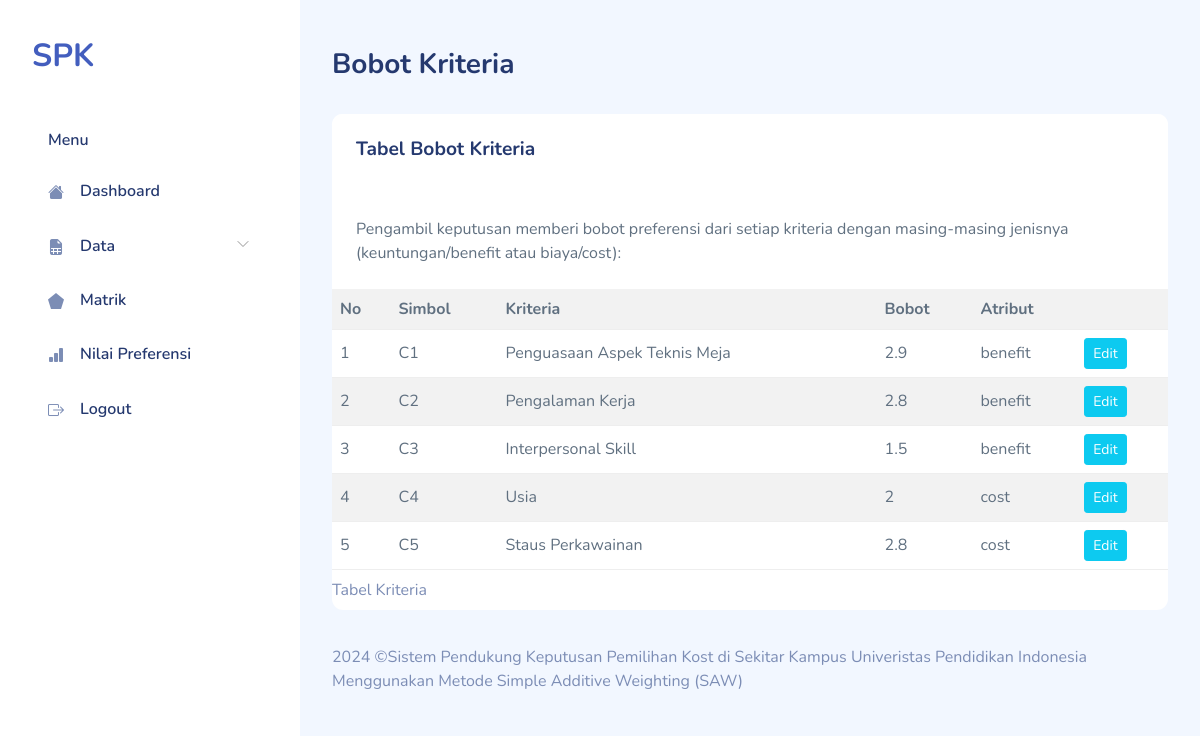
The page /bobot.php (signed in) on the database as committed earlier.
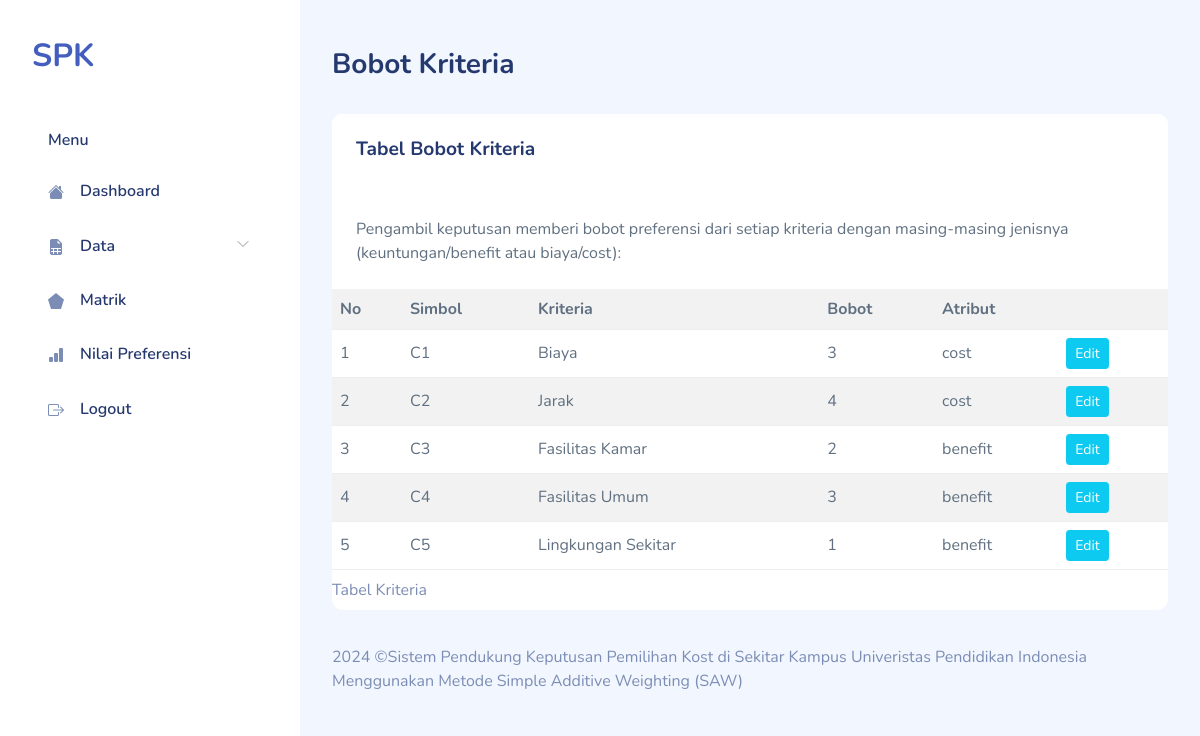
The same page on the database as committed later.
### tables this page shows
CREATE TABLE `saw_criterias` (
  `id_criteria` tinyint(3) UNSIGNED NOT NULL,
  `criteria` varchar(100) NOT NULL,
  `weight` float NOT NULL,
  `attribute` set('benefit','cost') DEFAULT NULL
);

### bobot.php (the view, shortened to what this page needs)
<!DOCTYPE html>
<html lang="en">
  <?php
require "layout/head.php";
require "include/conn.php";
?>
  <body>
    <div id="app">
      <?php require "layout/sidebar.php";?>
      <div id="main">
        <div class="page-heading">
          <h3>Bobot Kriteria</h3>
        </div>
        <div class="page-content">
          <section class="row">
            <div class="col-12">
              <div class="card">
                <div class="card-header">
                  <h4 class="card-title">Tabel Bobot Kriteria</h4>
                </div>
                <div class="card-content">
                  <div class="card-body">
                    <p class="card-text">Pengambil keputusan memberi bobot preferensi dari setiap kriteria dengan
                      masing-masing jenisnya (keuntungan/benefit atau biaya/cost):</p>
                  </div>
                  <div class="table-responsive">
                    <table class="table table-striped mb-0">
                    <caption>
    Tabel Kriteria
  </caption>
  <tr>
    <th>No</th>
    <th>Simbol</th>
    <th>Kriteria</th>
    <th>Bobot</th>
    <th colspan="2">Atribut</th>
  </tr>
  <?php
$sql = 'SELECT id_criteria,criteria,weight,attribute FROM saw_criterias';
$result = $db->query($sql);
$i = 0;
while ($row = $result->fetch_object()) {
    echo "<tr>
        <td class='right'>" . (++$i) . "</td>
        <td class='center'>C{$i}</td>
        <td>{$row->criteria}</td>
        <td>{$row->weight}</td>
        <td>{$row->attribute}</td>
        <td>
            <a href='bobot-edit.php?id={$row->id_criteria}' class='btn btn-info btn-sm'>Edit</a>
            </td>
      </tr>\n";
}
?>
                    </table>
                  </div>
                </div>
              </div>
            </div>
          </section>
        </div>
        <?php require "layout/footer.php";?>
      </div>
    </div>
  </body>
</html>

Rows that differ between the two databases and show on the page:
removed saw_criterias: criteria "Penguasaan Aspek Teknis Meja", weight "2.9", attribute "benefit"
removed saw_criterias: criteria "Pengalaman Kerja", weight "2.8", attribute "benefit"
removed saw_criterias: criteria "Usia", weight "2", attribute "cost"
removed saw_criterias: criteria "Staus Perkawainan", weight "2.8", attribute "cost"
added saw_criterias: criteria "Biaya", weight "3", attribute "cost"
added saw_criterias: criteria "Jarak", weight "4", attribute "cost"
changed saw_criterias: criteria "Interpersonal Skill" → "Fasilitas Kamar"; weight "1.5" → "2"
added saw_criterias: criteria "Fasilitas Umum", weight "3", attribute "benefit"
added saw_criterias: criteria "Lingkungan Sekitar", weight "1", attribute "benefit"
